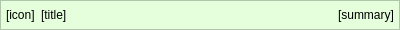
<?xml version="1.0" encoding="UTF-8"?>
<ui version="4.0">
 <class>SearchVideosSearchBlockImpl</class>
 <widget class="QWidget" name="SearchVideosSearchBlockImpl">
  <property name="geometry">
   <rect>
    <x>0</x>
    <y>0</y>
    <width>400</width>
    <height>30</height>
   </rect>
  </property>
  <property name="minimumSize">
   <size>
    <width>0</width>
    <height>30</height>
   </size>
  </property>
  <property name="maximumSize">
   <size>
    <width>16777215</width>
    <height>30</height>
   </size>
  </property>
  <property name="palette">
   <palette>
    <active>
     <colorrole role="Base">
      <brush brushstyle="SolidPattern">
       <color alpha="255">
        <red>255</red>
        <green>255</green>
        <blue>255</blue>
       </color>
      </brush>
     </colorrole>
     <colorrole role="Window">
      <brush brushstyle="SolidPattern">
       <color alpha="255">
        <red>229</red>
        <green>255</green>
        <blue>220</blue>
       </color>
      </brush>
     </colorrole>
    </active>
    <inactive>
     <colorrole role="Base">
      <brush brushstyle="SolidPattern">
       <color alpha="255">
        <red>255</red>
        <green>255</green>
        <blue>255</blue>
       </color>
      </brush>
     </colorrole>
     <colorrole role="Window">
      <brush brushstyle="SolidPattern">
       <color alpha="255">
        <red>229</red>
        <green>255</green>
        <blue>220</blue>
       </color>
      </brush>
     </colorrole>
    </inactive>
    <disabled>
     <colorrole role="Base">
      <brush brushstyle="SolidPattern">
       <color alpha="255">
        <red>229</red>
        <green>255</green>
        <blue>220</blue>
       </color>
      </brush>
     </colorrole>
     <colorrole role="Window">
      <brush brushstyle="SolidPattern">
       <color alpha="255">
        <red>229</red>
        <green>255</green>
        <blue>220</blue>
       </color>
      </brush>
     </colorrole>
    </disabled>
   </palette>
  </property>
  <property name="windowTitle">
   <string notr="true">Form</string>
  </property>
  <property name="autoFillBackground">
   <bool>true</bool>
  </property>
  <layout class="QGridLayout" name="gridLayout">
   <property name="margin">
    <number>0</number>
   </property>
   <item row="0" column="0">
    <widget class="QFrame" name="frame">
     <property name="frameShape">
      <enum>QFrame::StyledPanel</enum>
     </property>
     <property name="frameShadow">
      <enum>QFrame::Raised</enum>
     </property>
     <layout class="QHBoxLayout" name="horizontalLayout">
      <property name="leftMargin">
       <number>5</number>
      </property>
      <property name="topMargin">
       <number>0</number>
      </property>
      <property name="rightMargin">
       <number>5</number>
      </property>
      <property name="bottomMargin">
       <number>0</number>
      </property>
      <item>
       <widget class="QLabel" name="imgService">
        <property name="text">
         <string notr="true">[icon]</string>
        </property>
       </widget>
      </item>
      <item>
       <widget class="QLabel" name="lblTitle">
        <property name="text">
         <string notr="true">[title]</string>
        </property>
       </widget>
      </item>
      <item>
       <spacer name="horizontalSpacer">
        <property name="orientation">
         <enum>Qt::Horizontal</enum>
        </property>
        <property name="sizeHint" stdset="0">
         <size>
          <width>233</width>
          <height>20</height>
         </size>
        </property>
       </spacer>
      </item>
      <item>
       <widget class="QLabel" name="lblSummary">
        <property name="text">
         <string notr="true">[summary]</string>
        </property>
       </widget>
      </item>
     </layout>
    </widget>
   </item>
  </layout>
 </widget>
 <resources/>
 <connections/>
</ui>
